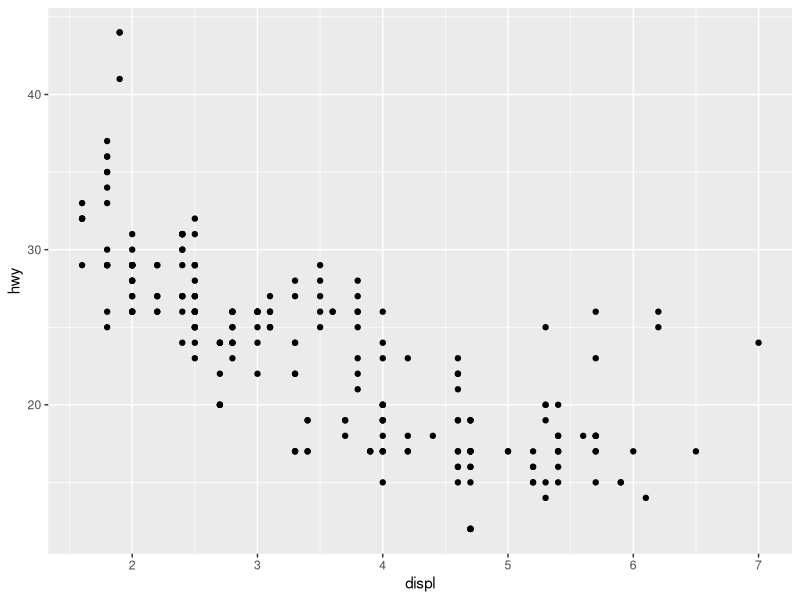
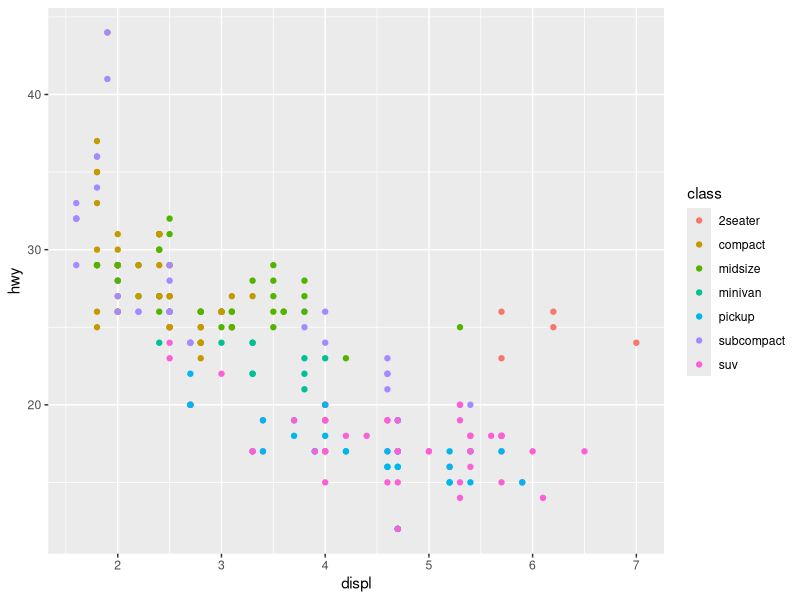
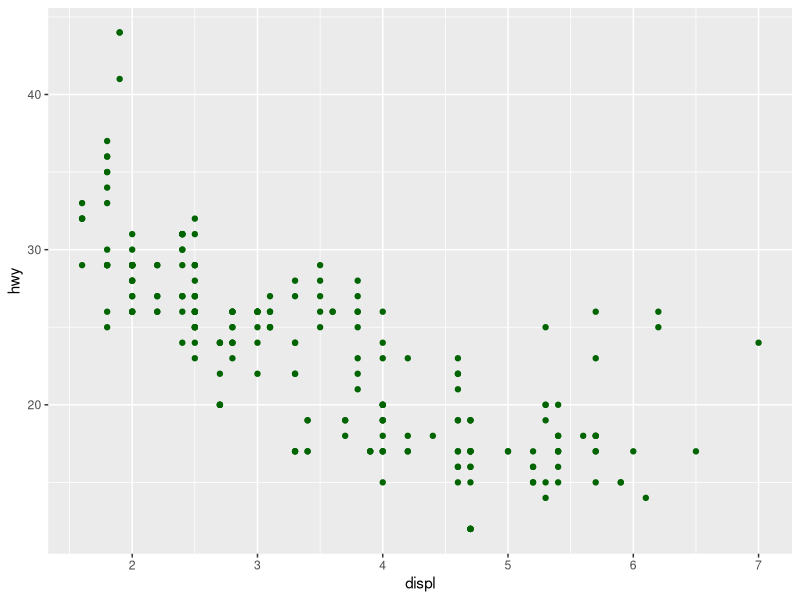
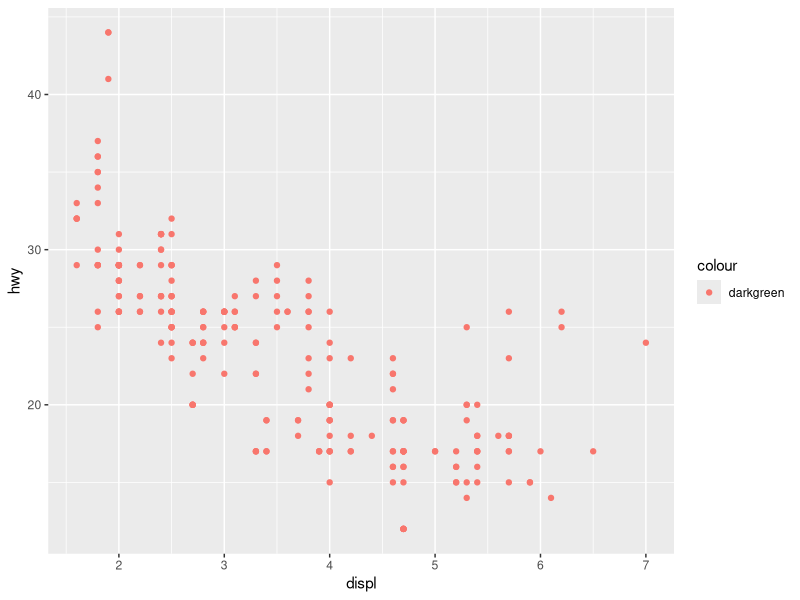
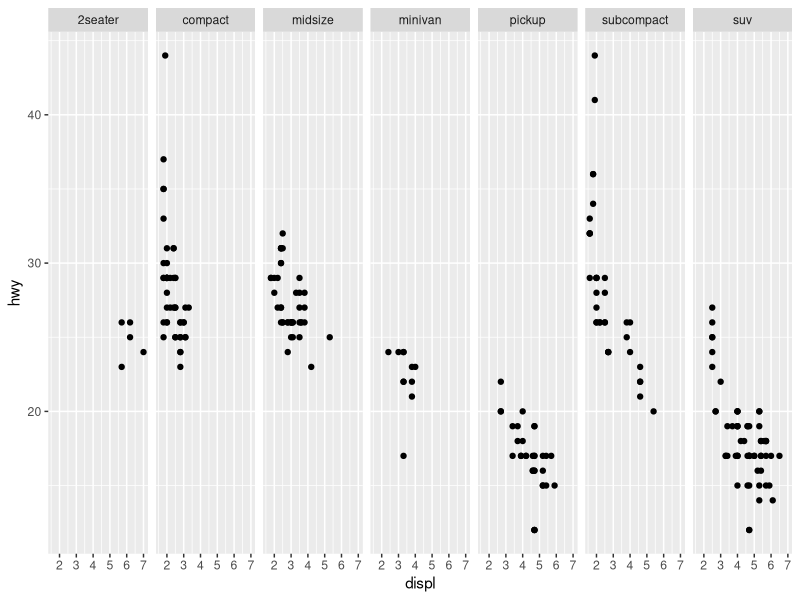
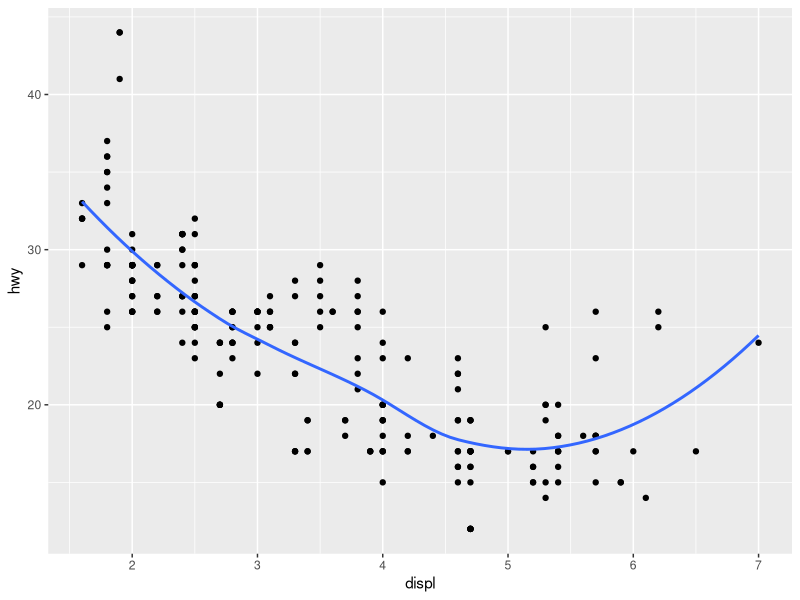
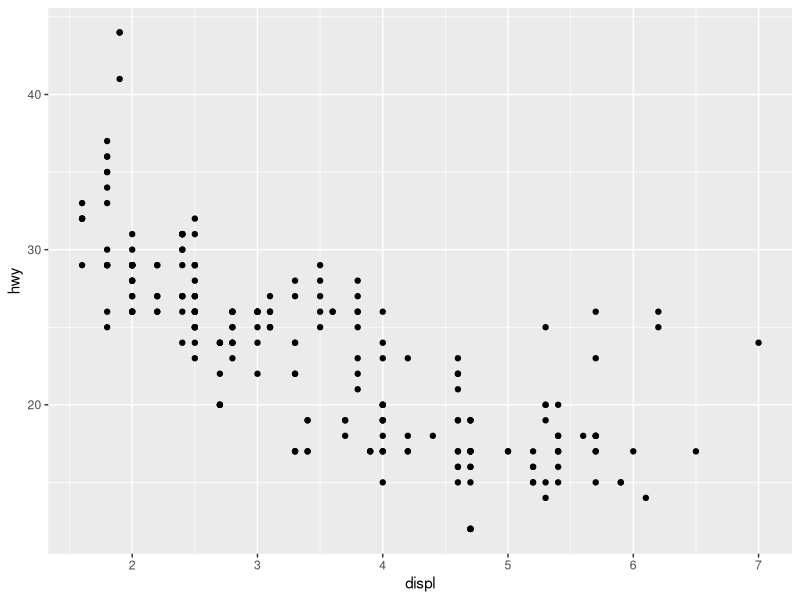
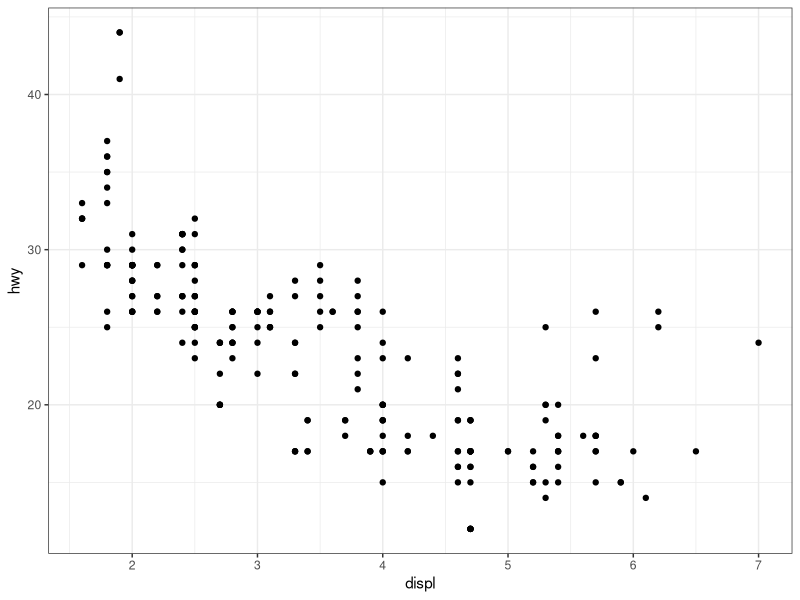

Write the R code that produced these figures, in order.
## ---- chunk 1
library(ggplot2)
library(tidyverse)
## ---- chunk 2
mpg %>% ggplot() + # gráfico-base
      geom_point(mapping = aes(x = displ, y = hwy)) # insere uma camada de pontos
## ---- chunk 3
mpg %>% ggplot() + 
  geom_point(mapping = aes(x = displ, y = hwy, color = class))
## ---- chunk 4
mpg %>% ggplot() + 
  geom_point(mapping = aes(x = displ, y = hwy), color = "darkgreen")
## ---- chunk 5
mpg %>% ggplot() + 
  geom_point(mapping = aes(x = displ, y = hwy, color = "darkgreen"))
## ---- chunk 6
mpg %>% ggplot() + 
  geom_point(mapping = aes(x = displ, y = hwy)) +
  facet_wrap(~ class, nrow = 1)
## ---- chunk 7
mpg %>% ggplot() + 
  geom_point(mapping = aes(x = displ, y = hwy)) +
  geom_smooth(mapping = aes(x = displ, y = hwy), se = FALSE)
## ---- chunk 8
mpg %>% ggplot() + 
  geom_point(mapping = aes(x = displ, y = hwy))
## ---- chunk 9
mpg %>% ggplot() + 
  geom_point(mapping = aes(x = displ, y = hwy)) +
  theme_bw()
## ---- chunk 10
mpg %>% ggplot() + 
  geom_point(mapping = aes(x = displ, y = hwy)) +
  theme_light()
## ---- chunk 11
mpg %>% ggplot() + 
  geom_point(mapping = aes(x = displ, y = hwy)) +
  theme_dark()
## ---- chunk 12
mpg %>% ggplot() + 
  geom_point(mapping = aes(x = displ, y = hwy)) +
  theme_minimal()
## ---- chunk 13
mpg %>% ggplot() + 
  geom_point(mapping = aes(x = displ, y = hwy)) +
  theme_classic()
## ---- chunk 14
?diamonds
## ---- chunk 15
diamonds %>% ggplot() + 
  geom_bar(mapping = aes(x = cut))
## ---- chunk 16
# relação entre o tipo de corte e as dimensões do diamante
diamonds %>% ggplot() + 
  stat_summary(
    mapping = aes(x = cut, y = depth),
    funmin = min,
    funmax = max,
    fun = median
  )
## ---- chunk 17
# relação entre o tipo de corte e as dimensões do diamante
diamonds %>% ggplot() + 
  geom_bar(mapping = aes(x = cut, fill = cut)) # e se eu quisesse todas as barras vermelhas?
## ---- chunk 18
# relação entre o tipo de corte e as dimensões do diamante
ggplot(data = diamonds) + 
  geom_bar(mapping = aes(x = cut, fill = cut))
## ---- chunk 19
diamonds %>% ggplot() + 
  geom_bar(mapping = aes(x = cut, fill = clarity))
## ---- chunk 20
diamonds %>% ggplot() + 
  geom_bar(mapping = aes(x = cut, fill = clarity), position = "fill")
## ---- chunk 21
ggplot(data = diamonds) + 
  geom_bar(mapping = aes(x = cut, fill = clarity), position = "dodge")
## ---- chunk 22
diamonds %>% ggplot() + 
  geom_bar(mapping = aes(x = cut, fill = cut))
## ---- chunk 23
diamonds %>% ggplot() + 
  geom_bar(mapping = aes(x = cut, fill = cut)) +
  coord_flip()
## ---- chunk 24
diamonds %>% ggplot() + 
  geom_bar(mapping = aes(x = cut, fill = cut)) +
  coord_polar()
